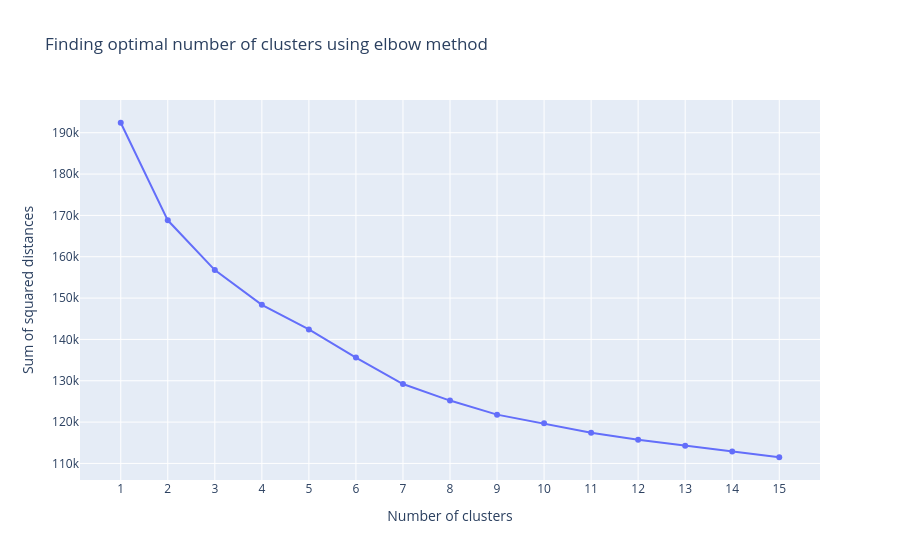

This figure's notebook cell:
### Code cell
# Find output for k values between 1 to 15
outputs = try_different_clusters(15, df_scaled)
distances = pd.DataFrame({"clusters": list(range(1, 16)),"sum of squared distances": outputs})

# Finding optimal number of clusters k
figure = go.Figure()
figure.add_trace(go.Scatter(x=distances["clusters"], y=distances["sum of squared distances"]))

figure.update_layout(xaxis = dict(tick0 = 1,dtick = 1,tickmode = 'linear'),
                  xaxis_title="Number of clusters",
                  yaxis_title="Sum of squared distances",
                  title_text="Finding optimal number of clusters using elbow method")
figure.show()

### Figure 1 — Plotly figure (JSON) as saved in the notebook; plotly's stock layout.template omitted (floating-point values rounded to 4 significant figures)
{"data": [{"type": "scatter", "x": [1, 2, 3, 4, 5, 6, 7, 8, 9, 10, 11, 12, 13, 14, 15], "y": [192400.0, 168800.0, 156800.0, 148400.0, 142400.0, 135600.0, 129200.0, 125200.0, 121800.0, 119700.0, 117400.0, 115700.0, 114300.0, 112900.0, 111500.0]}], "layout": {"title": {"text": "Finding optimal number of clusters using elbow method"}, "xaxis": {"dtick": 1, "tick0": 1, "tickmode": "linear", "title": {"text": "Number of clusters"}}, "yaxis": {"title": {"text": "Sum of squared distances"}}}}
